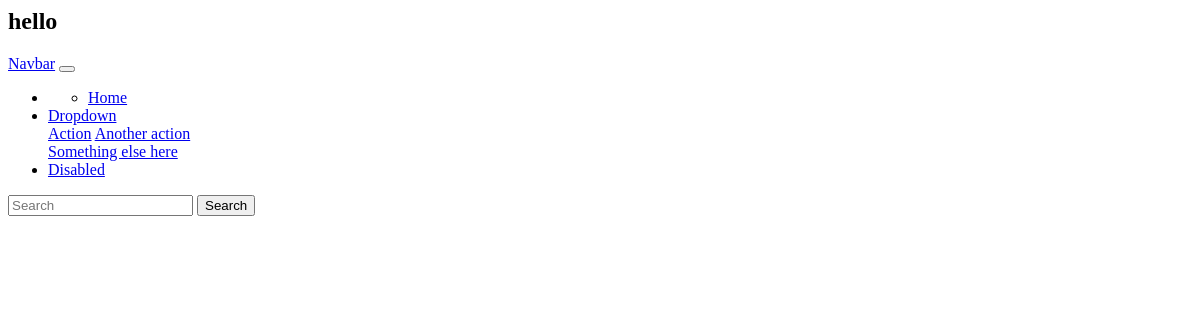
Before: /news/ (signed in) with the older database file.
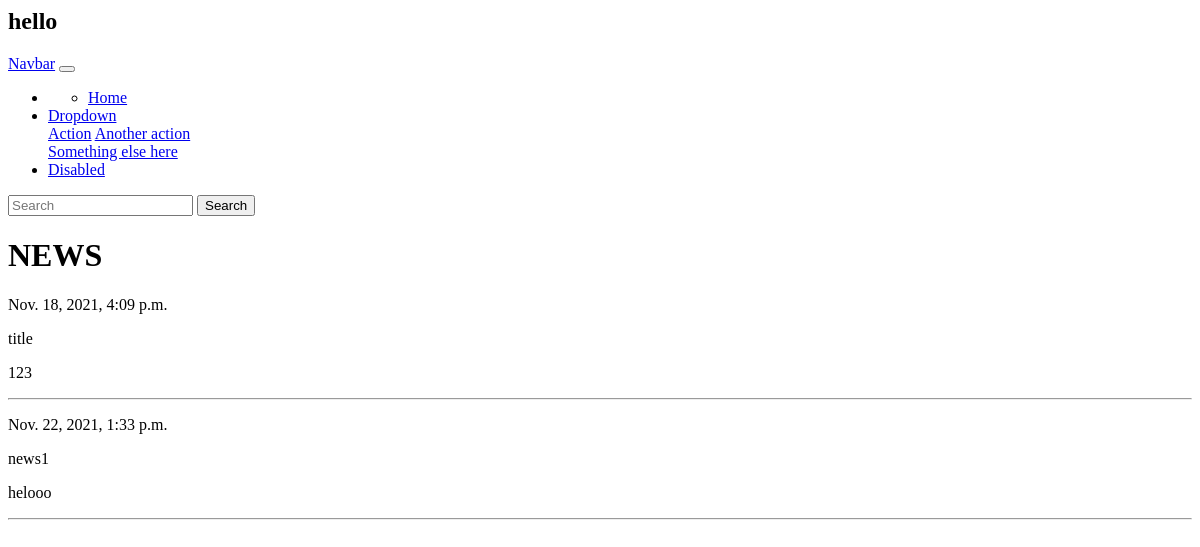
After: the same page with the newer database file.
### users/models.py (models this page shows)
class News(models.Model):
    panchayath_name = models.ForeignKey(Panchayath, on_delete= models.CASCADE, related_name='news')
    created_date = models.DateTimeField(default=timezone.now)
    title = models.TextField(default = 'title')
    description = models.TextField()

### users/views.py (the view)
# urls.py: path('news/', ViewNews.as_view(), name= 'news'),
class ViewNews(ListView):
    model = News
    template_name = 'news_details.html'
    def get_queryset(self):
        current_user = self.request.user
        panchayath = current_user.panchayath
        return News.objects.filter(Q(panchayath_name = panchayath))

### users/models.py (called while the page is built)
    def is_panchayath(self):
        if self.panchayath:
            return True
        else:
            return False

### template/news_details.html (shortened to what this page needs)
{% extends 'base.html'%}
{% block content %}
    {% if object_list %}
    <h1>NEWS</h1>
    <div>
        {% for object in object_list%}
        <div>
            <p>
                {{object.created_date}}
            </p>
            <p>
                {{object.title}}
            </p>
            <p>
                {{object.description}}
            </p>
            <hr/>
        </div>
        {% endfor %}
    </div>
    {% endif %}
{% endblock %}

Changed rows visible on the page:
added News: created_date "Nov. 18, 2021, 4:09 p.m.", title "title", description "123"
added News: created_date "Nov. 22, 2021, 1:33 p.m.", title "news1", description "helooo"
Other visible differences:
text now shown: "NEWS"
